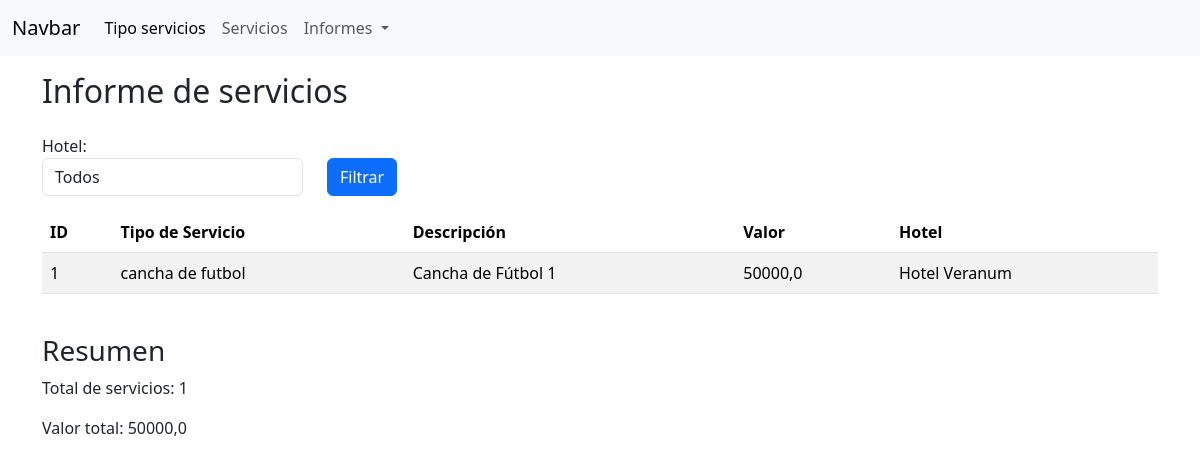
/informe_servicios/, run on an earlier commit of the app's database.
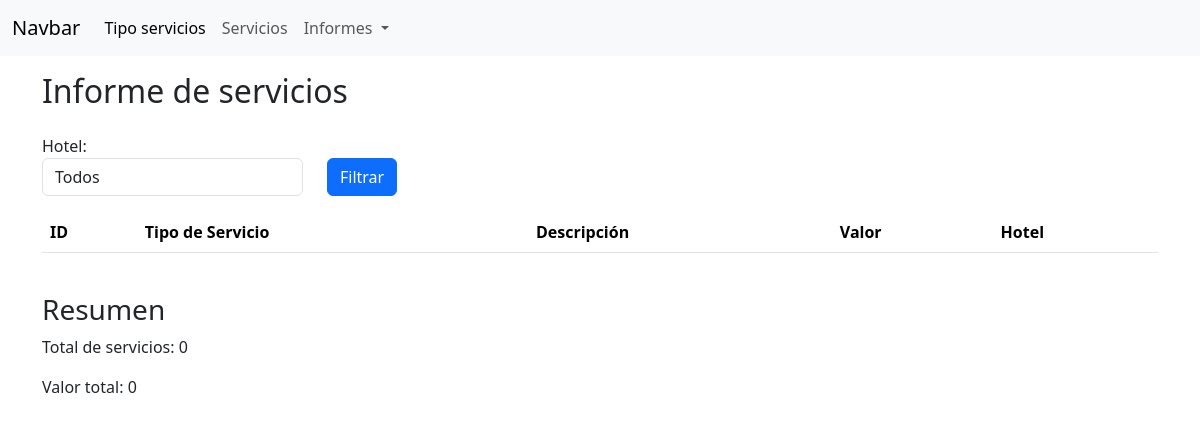
And on a later commit of the database.
### aplicacion/models.py (models this page shows, shortened)
class Servicio(models.Model):
    valor = models.FloatField()
    descripcion = models.CharField(max_length=300)
    hotel = models.ForeignKey("Hotel", on_delete=models.CASCADE)
    tipo_servicio = models.ForeignKey(TipoServicio, on_delete=models.CASCADE)

class TipoServicio(models.Model):
    nombre = models.CharField(max_length=30, null=False)

class Hotel(models.Model):
    nombre = models.CharField(max_length=30,  null=False)
    ubicacion = models.CharField(max_length=30)
    cantidad_habitaciones = models.IntegerField
    capacidad_total = models.IntegerField

### aplicacion/views.py (the view)
# urls.py: path('informe_servicios/', informe_servicios, name='informe_servicios'),
def informe_servicios(request):
    hoteles = Hotel.objects.all()
    servicios = Servicio.objects.select_related('hotel', 'tipo_servicio').all()
    hotel_id = request.GET.get('hotel')
    fecha_inicio = request.GET.get('fecha_inicio')
    fecha_final = request.GET.get('fecha_final')
    if hotel_id:
        servicios = servicios.filter(hotel_id=hotel_id)
    if fecha_inicio:
        fecha_inicio_dt = datetime.strptime(fecha_inicio, '%Y-%m-%d')
        servicios = servicios.filter(
            servicio__hotel__reserva__fecha_inicio__gte=fecha_inicio_dt)
    if fecha_final:
        fecha_final_dt = datetime.strptime(fecha_final, '%Y-%m-%d')
        servicios = servicios.filter(
            servicio__hotel__reserva__fecha_final__lte=fecha_final_dt)
    total_servicios = servicios.count()
    total_valor = sum(servicio.valor for servicio in servicios)
    data = {
        'servicios': servicios,
        'total_servicios': total_servicios,
        'total_valor': total_valor,
        'hoteles': hoteles,
        'hotel_id': hotel_id,
        'fecha_inicio': fecha_inicio,
        'fecha_final': fecha_final,
    }
    return render(request, 'aplicacion/informe_servicios.html', data)

### aplicacion/templates/aplicacion/informe_servicios.html (shortened to what this page needs)
{% extends "aplicacion/base.html" %}
{% block content %}
<div class="container">
    <div class="row">
        <div class="d-flex justify-content-between mt-3">
            <h2>Informe de servicios</h2>
        </div>
        <div class="mt-3">
            <form method="get" class="form-inline row">
                <div class="form-group mr-2 col-12 col-md-3">
                    <label for="hotel" class="mr-2">Hotel:</label>
                    <select name="hotel" id="hotel" class="form-control">
                        <option value="">Todos</option>
                    </select>
                </div>
                <div class="form-group col-12 col-md-3 d-flex align-items-end">
                    <button type="submit" class="btn btn-primary">Filtrar</button>
                </div>
            </form>
        </div>
        <div class="table-responsive mt-3">
            <table class="table table-striped">
                <thead>
                    <tr>
                        <th>ID</th>
                        <th>Tipo de Servicio</th>
                        <th>Descripción</th>
                        <th>Valor</th>
                        <th>Hotel</th>
                    </tr>
                </thead>
                <tbody>
                    {% for servicio in servicios %}
                    <tr>
                        <td>{{ servicio.id }}</td>
                        <td>{{ servicio.tipo_servicio.nombre }}</td>
                        <td>{{ servicio.descripcion }}</td>
                        <td>{{ servicio.valor }}</td>
                        <td>{{ servicio.hotel.nombre }}</td>
                    </tr>
                    {% endfor %}
                </tbody>
            </table>
        </div>
        <div class="mt-4">
            <h3>Resumen</h3>
            <p>Total de servicios: {{ total_servicios }}</p>
            <p>Valor total: {{ total_valor }}</p>
        </div>
    </div>
</div>
{% endblock content %}

What changed in the data, as far as the page shows it:
removed Servicio: id "1", tipo_servicio.nombre "cancha de futbol", descripcion "Cancha de Fútbol 1", valor "50000,0", hotel.nombre "Hotel Veranum"
Also different on the page:
{{ total_servicios }}: "1" → "0"
{{ total_valor }}: "50000,0" → "0"
